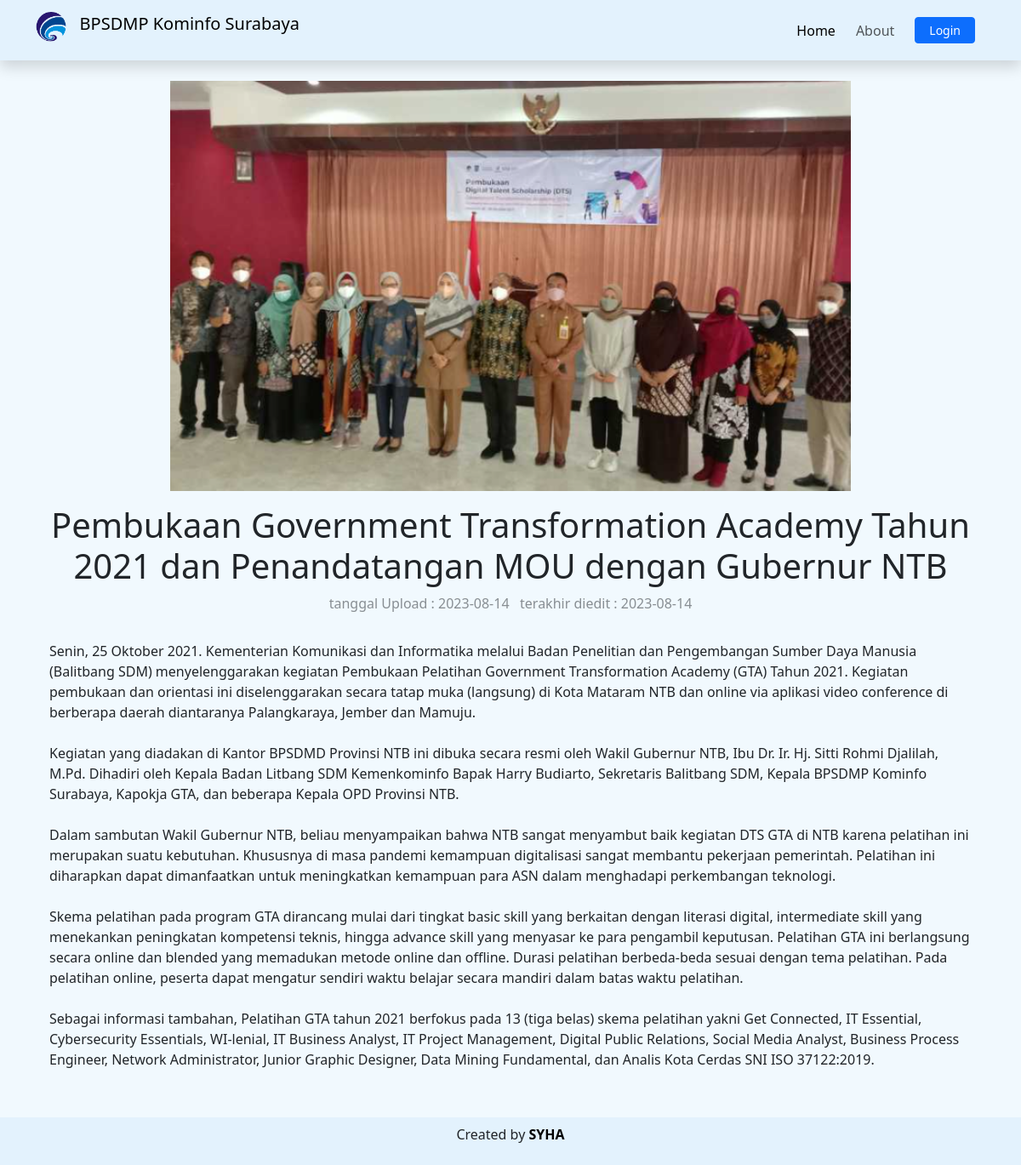
Screenshot of /post.php?id=5 with the database file from the repository.
### tables this page shows
CREATE TABLE `kegiatan` (
  `id` int(11) NOT NULL,
  `judul` varchar(200) NOT NULL,
  `isi` varchar(5000) NOT NULL,
  `gambar` varchar(100) NOT NULL,
  `created_date` date NOT NULL,
  `last_updated` date NOT NULL
);

### functions.php (called while the page is built, shortened)
<?php
$conn = mysqli_connect("localhost", "root", "", "85_syauqillah hadie ahsana");
function query($query)
{
    global $conn;
    $result = mysqli_query($conn, $query);
    $rows = [];
    while ($row = mysqli_fetch_assoc($result)) {
        $rows[] = $row;
    }
    return $rows;
}

### post.php (the view, shortened to what this page needs)
<?php
require 'functions.php';
$id = $_GET["id"];
$show  = query("SELECT * FROM kegiatan WHERE id = $id")[0];
?>
<!DOCTYPE html>
<html lang="en">
<head>
    <link href="https://cdn.jsdelivr.net/npm/bootstrap@5.3.1/dist/css/bootstrap.min.css" rel="stylesheet">
    <link rel="stylesheet" href="https://cdn.jsdelivr.net/npm/bootstrap-icons@1.10.5/font/bootstrap-icons.css">
</head>
<body>
    <nav class="navbar navbar-expand-lg shadow" style="background-color: #e3f2fd;">
        <div class="container">
            <a class="navbar-brand" href="index.php">
                <p class="h5 align-items-center">
                    <img src="assets\img\logoBPSDMP.png" alt="Logo" height="36vh" class="d-inline-block align-text-top">
                    &nbsp; BPSDMP Kominfo Surabaya
                </p>
            </a>
            <div class="collapse navbar-collapse" id="navbarSupportedContent">
                <ul class="navbar-nav ms-auto align-items-center">
                    <li class="nav-item p-1">
                        <a class="nav-link active" aria-current="page" href="index.php">Home</a>
                    </li>
                    <li class="nav-item p-1">
                        <a class="nav-link" href="about.php">About</a>
                    </li>
                    <li class="nav-item p-1">
                        <a class="nav-link" href="login.php"><button type="button" class="btn btn-primary btn-sm ps-3 pe-3 pt-1 pb-1">Login</button></a>
                    </li>
                </ul>
            </div>
        </div>
    </nav>
    <section style="background-color: #f1f9fe;">
        <div class="container pt-4 text-center">
            <img src="assets\img\<?= $show['gambar'] ?>" alt="<?= $show['gambar'] ?>" style="width: 100vh;">
        </div>
    </section>
    <section style="background-color: #f1f9fe;">
        <div class="container pb-4">
            <div class="row p-3 text-center">
                <div class="col">
                    <p class="h1"><?= $show['judul'] ?></p>
                    <p class="opacity-50"> tanggal Upload : <?= $show['created_date'] ?> &nbsp; terakhir diedit : <?= $show['last_updated'] ?></p>
                </div>
            </div>
            <div class="row p-3 pt-0">
                <div class="col">
                    <p><?= $show['isi'] ?>
                    </p>
                </div>
            </div>
        </div>
    </section>
</body>
<footer class="p-2 m-0" style="background-color: #e3f2fd;">
    <div class="text-center">
        <p>Created by <a href="https://www.instagram.com/syauqillah_ahsa/" class="text-black fw-bold" style="text-decoration:none">SYHA</a></p>
    </div>
</footer>
</html>

### rows the page displays
kegiatan: gambar (picture), judul "Pembukaan Government Transformation Academy Tahun 2021 dan Penandatangan MOU dengan Gubernur NTB", created_date "2023-08-14", last_updated "2023-08-14", isi "Senin, 25 Oktober 2021. Kementerian Komunikasi dan Informatika melalui Badan Penelitian dan Pengembangan Sumber Daya Manusia (Balitbang SDM) menyelenggarakan kegiatan Pembukaan Pelatihan Government Transformation Academy (GTA) Tahun 2021. Kegiatan pembukaan dan orientasi ini diselenggarakan secara tatap muka (langsung) di Kota Mataram NTB dan online via aplikasi video conference di berberapa daerah diantaranya Palangkaraya, Jember dan Mamuju. Kegiatan yang diadakan di Kantor BPSDMD Provinsi NTB ini dibuka secara resmi oleh Wakil Gubernur NTB, Ibu Dr. Ir. Hj. Sitti Rohmi Djalilah, M.Pd. Dihadiri oleh Kepala Badan Litbang SDM Kemenkominfo Bapak Harry Budiarto, Sekretaris Balitbang SDM, Kepala…"
